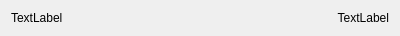
<?xml version="1.0" encoding="UTF-8"?>
<ui version="4.0">
 <class>Form</class>
 <widget class="QWidget" name="Form">
  <property name="geometry">
   <rect>
    <x>0</x>
    <y>0</y>
    <width>400</width>
    <height>35</height>
   </rect>
  </property>
  <property name="windowTitle">
   <string>Form</string>
  </property>
  <layout class="QHBoxLayout" name="horizontalLayout">
   <item>
    <widget class="QLabel" name="action">
     <property name="text">
      <string>TextLabel</string>
     </property>
    </widget>
   </item>
   <item>
    <widget class="QLabel" name="description">
     <property name="text">
      <string>TextLabel</string>
     </property>
     <property name="alignment">
      <set>Qt::AlignRight|Qt::AlignTrailing|Qt::AlignVCenter</set>
     </property>
    </widget>
   </item>
  </layout>
 </widget>
 <resources/>
 <connections/>
</ui>
